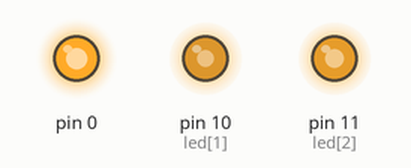
Bench run of a sketch on a simulated Arduino Uno, built with avr-gcc and run on an emulated ATmega328P. On the bench: output pins drawn as LEDs (lit = HIGH). Random numbers use the default seed unless the sketch sets one.

Above: at 0.49 s.
At 5.69 s:
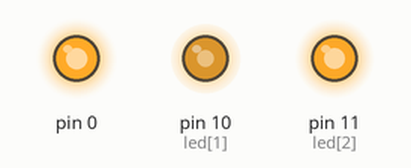
At 12.55 s:
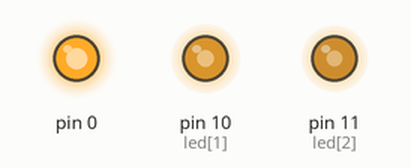
At 17.65 s:
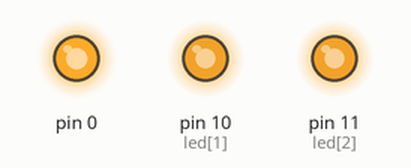
At 38.81 s:
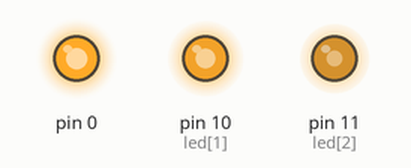
Timing chart, 0 to 40.0 s (numbered marks = the images above):
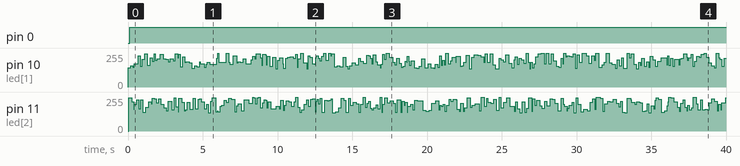

Measured:
- by itself, pin 0: LOW → HIGH at 0.11 s

The sketch:

efeito_fogo.ino
```cpp
// Projeto 9 - efeito de fogo com Leds
//Foi utilizado um led vermelho e dois amarelos
int led[] = {9,10,11};

void setup(){
  for (int x=1; x<=3; x++){
    pinMode(led[x], OUTPUT);
  }
}

void loop(){
  for (int x=1; x<=3; x++){
   analogWrite(led[x], random(120)+136);
    delay(random(100));
  }
}
```
